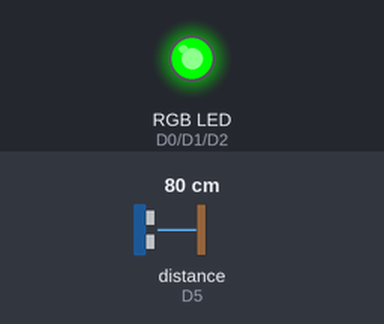
Simulated run of this sketch. Board: ESP8266 (NodeMCU). Parts: an RGB LED mixed from three pins (HIGH = lit). The inputs (shaded band) are chosen by the test bench; at power-on: distance to the obstacle (sensor on D5) 80 cm. The echo pulse lasts 58.3 µs per cm; WiFi joins after 1.5 s; servers stay silent unless stated; what the sketch prints to the serial monitor is not drawn.

Above: at 10.6 s.
Timing chart, 0 to 15.3 s (numbered marks = the images above):
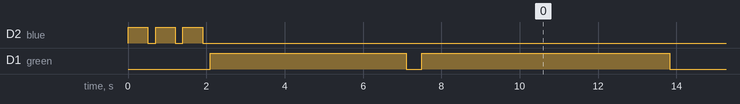

Measured:
- by itself, D1 (green): goes LOW 0.40 s, HIGH 6.3 s, 17 × (LOW 1.8 s, HIGH 5.0 s), then LOW

The sketch:

sensor.ino
```cpp
#include <ESP8266WiFi.h>
#include <NewPing.h>


 const char* SSID ="WIFI_NAME"; //the HotSpot that is going to be connected to
 const char* password="WIFI_PASSWORD"; //the password for it
 const uint16_t port = 28002; //the port specified by the server
 const char* host = "SERVER_IP_ADDRESS"; //server IP address

WiFiClient client;
#define red D0
#define green D1
#define blue D2
#define trig D6
#define echo D5
NewPing sensor(trig,echo, 400);//triger then echo pin then the maxiumm distence


     void setup() {
    Serial.begin(9600);

    WiFi.mode(WIFI_STA);
    WiFi.begin(SSID,password);

    connect_toWiFi();

    //making a new client and connecting to the host and the designated port
    WiFiClient client;
      while (!client.connect(host, port)) {
      Serial.println("Connection to Server failed");
      }
      rgb(0,255,0);

}
bool isParked = true;
void loop() {
    //checking if connected to wifi if not go to connect_toWiFi function
    if(WiFi.status() != WL_CONNECTED || !client.connected())
    connect_toWiFi();

  //the sensor conditionals
  //1st -> if there is somthing under 60cm light LED RED
  //2nd -> if there is nothing under 60cm light LED GREEN
  if(sensor.ping_cm()<60 && isParked == true){
  rgb(255,0,0);
  isParked = false;
  client.write(1);
  delay(100);
  delay(100);
  } else if(sensor.ping_cm() >61 && isParked == false){
  rgb(0,255,0);
  isParked = true;
  client.write(2);
  delay(100);
  }delay(100);


}

void rgb(int i, int j, int k){
  analogWrite(red, i);
  analogWrite(green,j);
  analogWrite(blue,k);

  }


   void connect_toWiFi(){
    Serial.print("WiFi connecting to  ");
    Serial.print(SSID);
    Serial.println("Connecting");
    while(WiFi.status() != WL_CONNECTED){
      rgb(0,0,255);
      delay(500);
      rgb(0,0,0);
      delay(200);
    }

    rgb(0,255,0);
    delay(5000);
    rgb(0,0,0);


    Serial.print("\nWiFi connected Success!");
    Serial.println("NodeMCI IP Address");
    Serial.println(WiFi.localIP());

    while (!client.connect(host, port)) {
      rgb(128,0,128);
      delay(1000);
      rgb(0,0,0);
      }

    }
```
